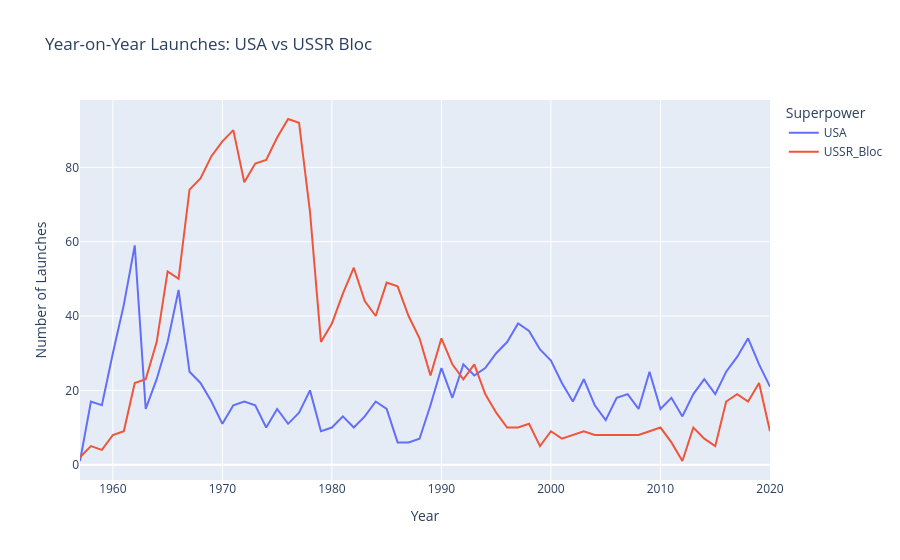

The code cell stored with this chart in its notebook:
### Code cell
fig = px.line(
    yearly,
    x='Year',
    y=['USA', 'USSR_Bloc'],
    title='Year-on-Year Launches: USA vs USSR Bloc',
    labels={'value': 'Number of Launches', 'variable': 'Superpower'},
)
fig.show()

### Figure 1 — Plotly figure (JSON) as saved in the notebook; plotly's stock layout.template omitted (floating-point values rounded to 4 significant figures)
{"data": [{"hovertemplate": "Superpower=USA<br>Year=%{x}<br>Number of Launches=%{y}<extra></extra>", "legendgroup": "USA", "line": {"color": "#636efa", "dash": "solid"}, "marker": {"symbol": "circle"}, "mode": "lines", "name": "USA", "orientation": "v", "showlegend": true, "type": "scatter", "x": [1957.0, 1958.0, 1959.0, 1960.0, 1961.0, 1962.0, 1963.0, 1964.0, 1965.0, 1966.0, 1967.0, 1968.0, 1969.0, 1970.0, 1971.0, 1972.0, 1973.0, 1974.0, 1975.0, 1976.0, 1977.0, 1978.0, 1979.0, 1980.0, 1981.0, 1982.0, 1983.0, 1984.0, 1985.0, 1986.0, 1987.0, 1988.0, 1989.0, 1990.0, 1991.0, 1992.0, 1993.0, 1994.0, 1995.0, 1996.0, 1997.0, 1998.0, 1999.0, 2000.0, 2001.0, 2002.0, 2003.0, 2004.0, 2005.0, 2006.0, 2007.0, 2008.0, 2009.0, 2010.0, 2011.0, 2012.0, 2013.0, 2014.0, 2015.0, 2016.0, 2017.0, 2018.0, 2019.0, 2020.0], "xaxis": "x", "y": [1, 17, 16, 30, 43, 59, 15, 23, 33, 47, 25, 22, 17, 11, 16, 17, 16, 10, 15, 11, 14, 20, 9, 10, 13, 10, 13, 17, 15, 6, 6, 7, 16, 26, 18, 27, 24, 26, 30, 33, 38, 36, 31, 28, 22, 17, 23, 16, 12, 18, 19, 15, 25, 15, 18, 13, 19, 23, 19, 25, 29, 34, 27, 21], "yaxis": "y"}, {"hovertemplate": "Superpower=USSR_Bloc<br>Year=%{x}<br>Number of Launches=%{y}<extra></extra>", "legendgroup": "USSR_Bloc", "line": {"color": "#EF553B", "dash": "solid"}, "marker": {"symbol": "circle"}, "mode": "lines", "name": "USSR_Bloc", "orientation": "v", "showlegend": true, "type": "scatter", "x": [1957.0, 1958.0, 1959.0, 1960.0, 1961.0, 1962.0, 1963.0, 1964.0, 1965.0, 1966.0, 1967.0, 1968.0, 1969.0, 1970.0, 1971.0, 1972.0, 1973.0, 1974.0, 1975.0, 1976.0, 1977.0, 1978.0, 1979.0, 1980.0, 1981.0, 1982.0, 1983.0, 1984.0, 1985.0, 1986.0, 1987.0, 1988.0, 1989.0, 1990.0, 1991.0, 1992.0, 1993.0, 1994.0, 1995.0, 1996.0, 1997.0, 1998.0, 1999.0, 2000.0, 2001.0, 2002.0, 2003.0, 2004.0, 2005.0, 2006.0, 2007.0, 2008.0, 2009.0, 2010.0, 2011.0, 2012.0, 2013.0, 2014.0, 2015.0, 2016.0, 2017.0, 2018.0, 2019.0, 2020.0], "xaxis": "x", "y": [2, 5, 4, 8, 9, 22, 23, 33, 52, 50, 74, 77, 83, 87, 90, 76, 81, 82, 88, 93, 92, 68, 33, 38, 46, 53, 44, 40, 49, 48, 40, 34, 24, 34, 27, 23, 27, 19, 14, 10, 10, 11, 5, 9, 7, 8, 9, 8, 8, 8, 8, 8, 9, 10, 6, 1, 10, 7, 5, 17, 19, 17, 22, 9], "yaxis": "y"}], "layout": {"legend": {"title": {"text": "Superpower"}, "tracegroupgap": 0}, "title": {"text": "Year-on-Year Launches: USA vs USSR Bloc"}, "xaxis": {"anchor": "y", "domain": [0, 1], "title": {"text": "Year"}}, "yaxis": {"anchor": "x", "domain": [0, 1], "title": {"text": "Number of Launches"}}}}
